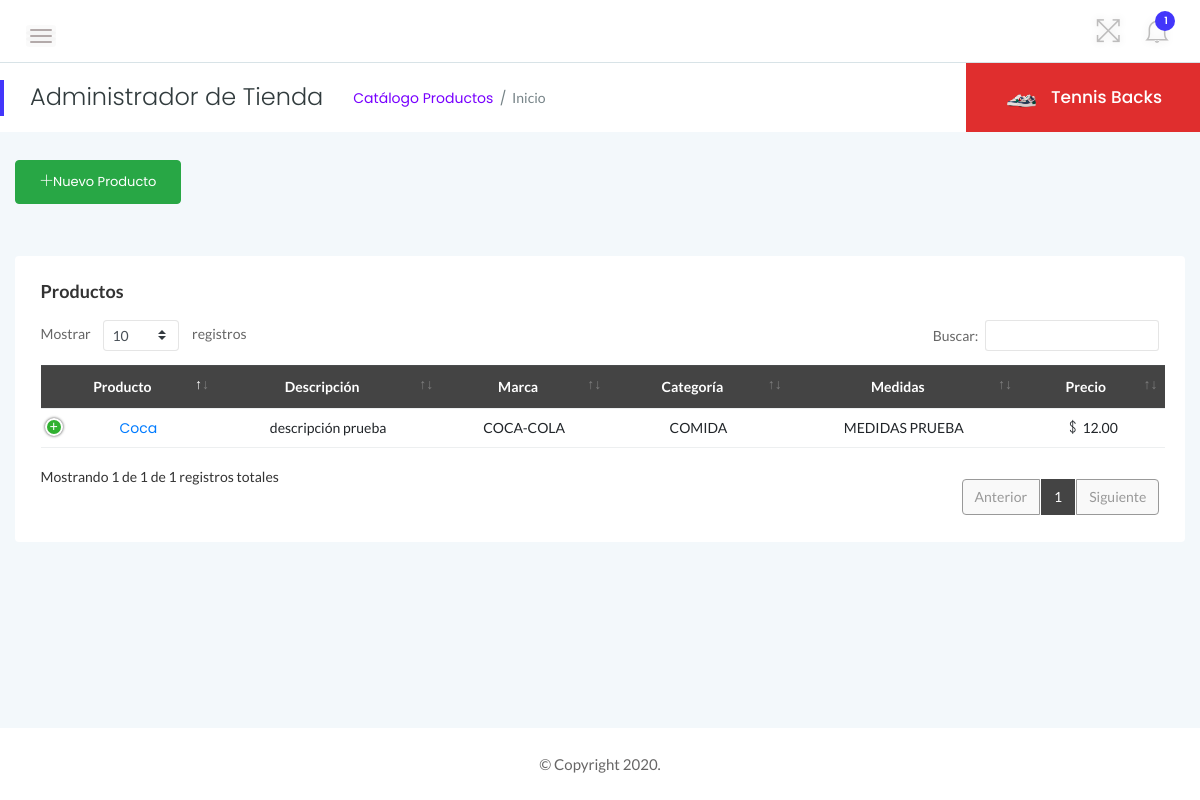
The app's page /admin_productos/, older data.
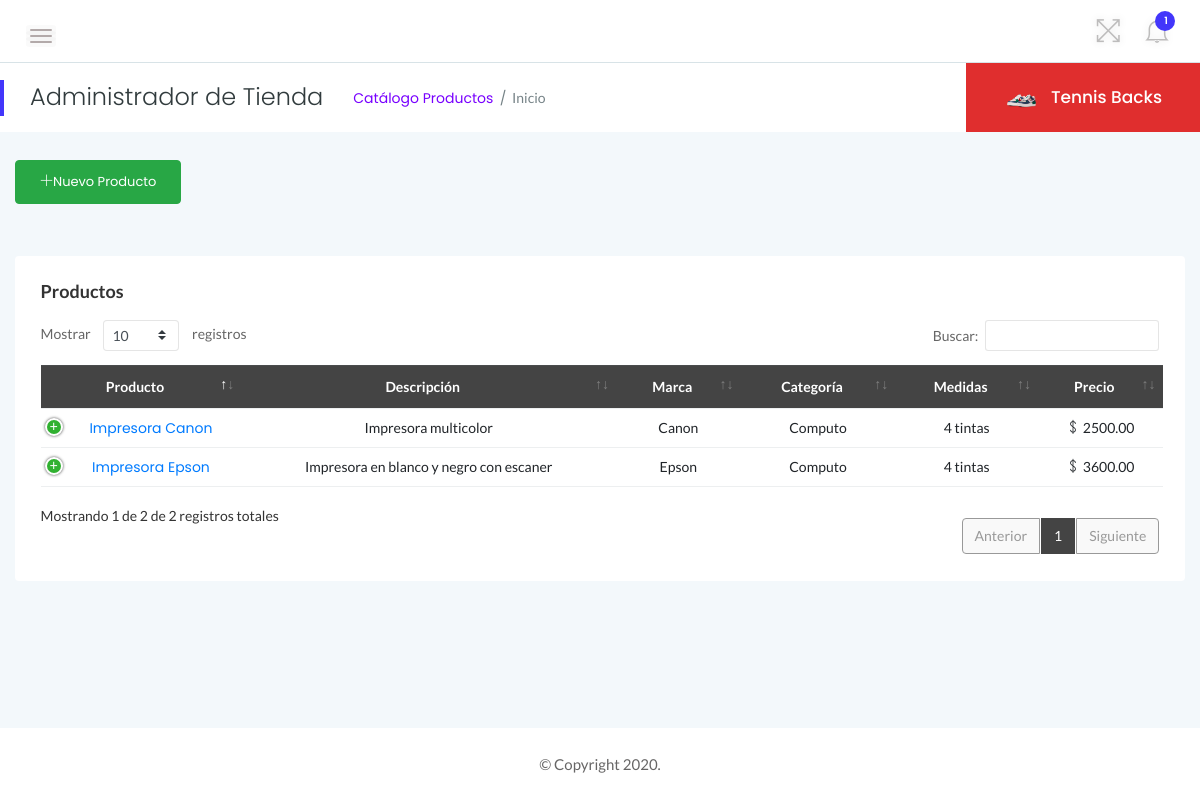
The same page, newer data.
### admin_dash/models.py (models this page shows)
class Producto(models.Model):
    idProd = models.BigIntegerField(primary_key=True, auto_created=True)
    nombreProd = models.CharField(max_length=200)
    descripcionProd = models.TextField()
    marcaProd = models.CharField(max_length=200)
    categoriaProd = models.CharField(max_length=120)
    precioProd = models.DecimalField(decimal_places=2,max_digits=7)
    medidasProd = models.TextField()
    existenciasProd = models.IntegerField()
    idTi = models.ForeignKey(Tienda, null=True, blank=True, on_delete=models.CASCADE)

### admin_dash/views.py (the view)
# urls.py: path('admin_productos/',admin_views.admin_productos, name="admin_productos"),
def admin_productos(request):
    listaP = Producto.objects.all()
    context = {'productos': listaP}
    return render(request, "admin_dash/admin_productos.html", context)

### admin_dash/templates/admin_dash/admin_productos.html (shortened to what this page needs)
{% extends 'admin_dash/master_dashboard.html' %}
{% block titulo_pag %}Administrador de Tienda{% endblock %}
{% block pagina %}Catálogo Productos{% endblock %}
{% block sub_pagina %}Inicio{% endblock %}
{% block content %}
{% load static %}
<div class="row">
    <div class="col-sm-3 my-1">
        <a href="{% url 'admin_nuevo_producto' %}"><button class="btn btn-success mt-4 pr-4 pl-4"><i class="ti-plus"></i>Nuevo Producto</button></a>
    </div>
</div>
<div class="row">
    <div class="col-12 mt-5">
        <div class="card">
            <div class="card-body">
                <h4 class="header-title">Productos</h4>
                <div class="data-tables datatable-dark">
                    <table id="dataTable3" class="text-center">
                        <thead class="text-capitalize">
                            <tr>
                                <th>Producto</th>
                                <th>Descripción</th>
                                <th>Marca</th>
                                <th>Categoría</th>
                                <th>Medidas</th>
                                <th>Precio</th>
                            </tr>
                        </thead>
                        <tbody>
                            {% for listaP in productos %}
                            <tr>
                                <td><a href="{% url 'admin_detalle_producto' %}">{{ listaP.nombreProd }}</a></td>
                                <td>{{listaP.descripcionProd}}</td>
                                <td>{{listaP.marcaProd}}</td>
                                <td>{{listaP.categoriaProd}}</td>
                                <td>{{listaP.medidasProd}}</td>
                                <td><i class="ti-money"></i> {{listaP.precioProd}}</td>
                            </tr>
                            {% endfor %}
                        </tbody>
                    </table>
                </div>
            </div>
        </div>
    </div>
    </div>
{% endblock %}

Row changes from the older to the newer data that the page shows:
changed Producto: nombreProd "Coca" → "Impresora Canon"; descripcionProd "descripción prueba" → "Impresora multicolor"; marcaProd "COCA-COLA" → "Canon"; categoriaProd "COMIDA" → "Computo"; medidasProd "MEDIDAS PRUEBA" → "4 tintas"; precioProd "12.00" → "2500.00"
added Producto: nombreProd "Impresora Epson", descripcionProd "Impresora en blanco y negro con escaner", marcaProd "Epson", categoriaProd "Computo", medidasProd "4 tintas", precioProd "3600.00"
Text that changed along with them:
text written by a page script: "Mostrar registros Buscar: Mostrando 1 de 1 de 1 registros totales Anterior 1 Siguiente" → "Mostrar registros Buscar: Mostrando 1 de 2 de 2 registros totales Anterior 1 Siguiente"
